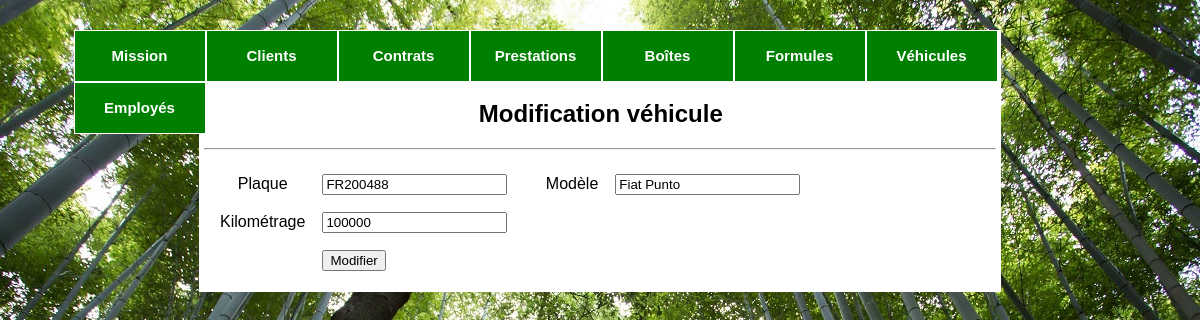
The page /gestionVehicules.php?vehicule_id=1 on the database its author committed.
### tables this page shows
CREATE TABLE IF NOT EXISTS `vehicule` (
  `vehicule_id` INT UNSIGNED NOT NULL AUTO_INCREMENT,
  `plaque` VARCHAR(8) NOT NULL,
  `modele` VARCHAR(45) NOT NULL,
  `kilometrage` INT(6) UNSIGNED NOT NULL,
  `last_update` TIMESTAMP NOT NULL DEFAULT CURRENT_TIMESTAMP,
  PRIMARY KEY (`vehicule_id`),
  UNIQUE INDEX `vehicule_id_UNIQUE` (`vehicule_id` ASC));

### includes/include.php (called while the page is built, shortened)
<?php
    function connexion($requete, $type_req)
    {
        try
        {
            $connexion = new PDO('mysql:host=localhost; dbname=oust','root', 'root');
            $connexion->setAttribute(PDO::ATTR_ERRMODE, PDO::ERRMODE_EXCEPTION);
        }
        catch (Exception $e)
        {
            echo 'Une erreur est survenue lors de la connexion à la base de données.'.$e->getMessage();
            die();
        }
        if ($type_req == 'select')
        {
            $resultats = $connexion->query("$requete");
        }
        else
        {
            $resultats = $connexion->exec("$requete");
        }
        return $resultats;
    }
?>

### gestionVehicules.php (the view, shortened to what this page needs)
<!DOCTYPE html>
<?php
    include ('includes/include.php');
    extract(@$_GET);
?>
<html lang="fr">
    <head>
        <link href="css/oust.css" rel="stylesheet" type="text/css" media="all">
    </head>
    <body>
        <?php include 'menu.php'; ?>
        <div id="wrapper">
            <?php
                if(isset($vehicule_id))
                {
                    $Action = 'Modification véhicule';
                    $reqSQL = 'SELECT *
                               FROM vehicule
                               WHERE vehicule_id="'.$vehicule_id.'";';
                    $resSQL = connexion($reqSQL, 'select');
                    $ligneSQL = $resSQL->fetch();
                    $fileVehicule = 'updateVehicules.php?vehicule_id='.$vehicule_id;
                }
                else
                {
                    $Action = 'Ajout véhicule';
                    $fileVehicule = 'ajoutVehicules.php';
                }
                echo '<h2>'.$Action.'</h2>';
            ?>
			<hr>
            <form method="post" action="<?php echo @$fileVehicule; ?>">
                <table>
                    <tr>
                        <td>Plaque</td>
                        <td>
                            <input type="text" name="fplaque"
                                <?php
                                    if(isset($vehicule_id))
                                        echo ' value="'.$ligneSQL['plaque'].'"';
                                ?>
                            />
                        </td>
                        <td>&nbsp;</td>
                        <td>Modèle</td>
                        <td>
                            <input type="text" name="fmodele"
                                <?php
                                    if(isset($vehicule_id))
                                        echo ' value="'.$ligneSQL['modele'].'"';
                                ?>
                            />
                        </td>
                    </tr>
                    <tr>
                        <td>Kilométrage</td>
                        <td>
                            <input type="text" name="fkilometrage"
                                <?php
                                    if(isset($vehicule_id))
                                        echo ' value="'.$ligneSQL['kilometrage'].'"';
                                ?>
                            />
                        </td>
                    <tr>
                        <td></td>
                        <td align="left">
                            <input type="submit" name="button"
                                <?php
                                    if(isset($vehicule_id))
                                        echo ' value="Modifier"';
                                    else
                                        echo ' value="Ajouter"';
                                ?>
                            />
                        </td>
                    </tr>
                </table>
            </form>
        </div>
    </body>
</html>

### css/oust.css (style rules this page uses)
body { background-image: url("../images/background-arbre.jpg"); background-repeat: no-repeat; background-attachment: fixed; width: 100%; height: 100%; background-position: top center; position: relative; margin: auto; }
table { border-spacing: 15px; }
#wrapper { background: white; margin: auto; margin-top: 30px; margin-bottom: 30px; width: 792px; text-align: center; padding: 50px 5px 5px 5px; }

### rows shown on the page
vehicule: fplaque "FR200488", fmodele "Fiat Punto", fkilometrage "100000"

### other values the page prints
$Action "Modification véhicule"
